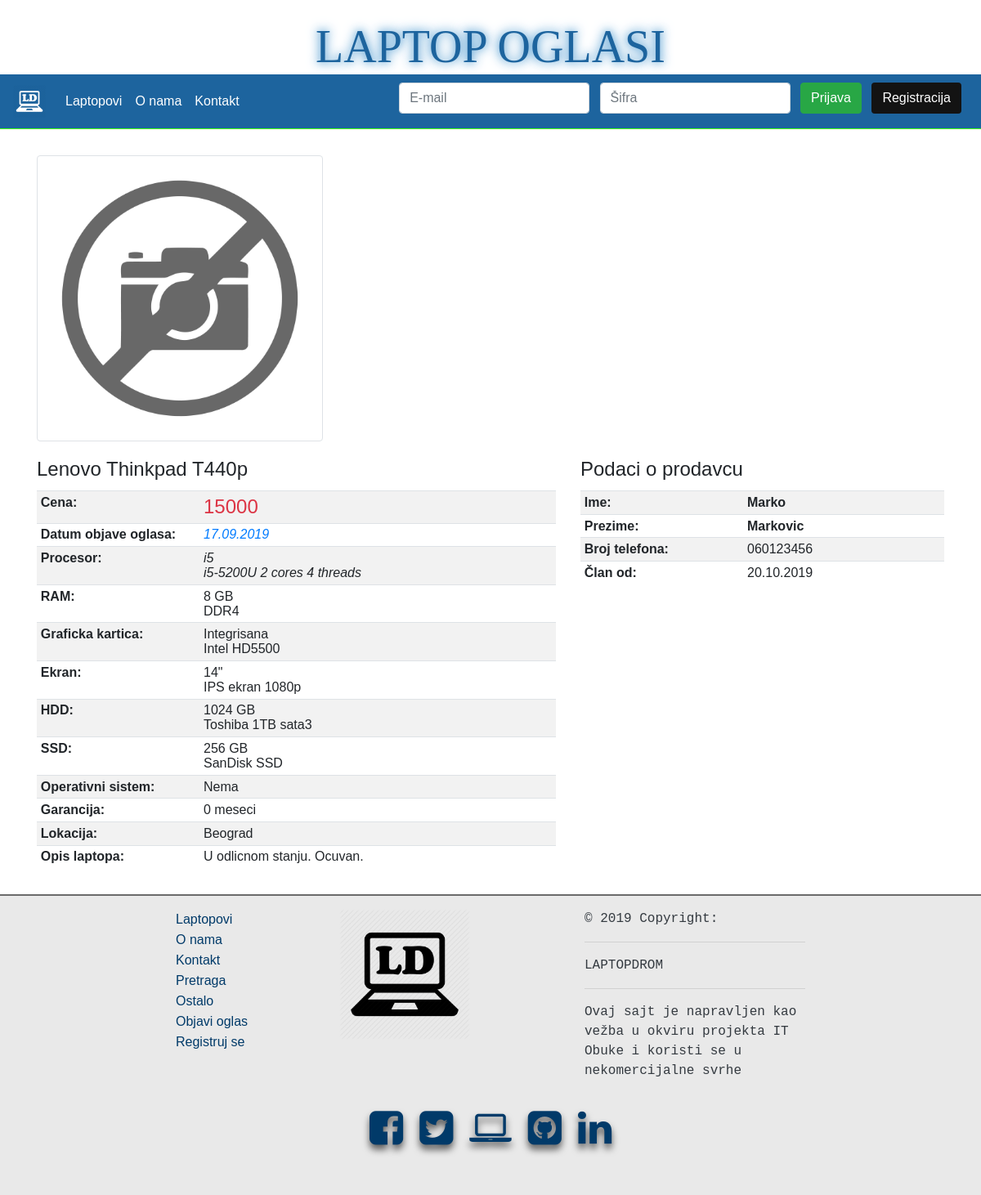
The page /read_single_oglas.php?oglas_id=1 on the database its author committed.
### tables this page shows
create table oglas
(oglas_id int not null auto_increment,
naziv varchar(30),
cena numeric(30),
slika varchar(100),
cpu varchar(30),
cpu_opis varchar(500),
ram varchar(30),
tip_rama varchar(30),
gpu varchar(30),
gpu_opis varchar(500),
ekran varchar(30),
ekran_opis varchar(30),
hdd1 varchar(30),
hdd1_opis varchar(30),
hdd2 varchar(30),
hdd2_opis varchar(30),
os varchar(30),
slob_opis varchar(1000),
lokacija varchar(30),
garancija int,
datum_oglasa timestamp NULL DEFAULT CURRENT_TIMESTAMP,
user_id int,
constraint o_pk primary key (oglas_id),
constraint o_fk foreign key (user_id) references korisnici (user_id)
);

create table korisnici
(user_id int not null auto_increment,
ime varchar(256),
prezime varchar(256),
email varchar(256),
sifra varchar(2048),
tel numeric(65),
adresa varchar(256),
mode varchar(30),
created datetime DEFAULT current_timestamp,
modified timestamp DEFAULT current_timestamp on update current_timestamp,
constraint k_pk primary key (user_id)
);

### read_single_oglas.php (the view, shortened to what this page needs)
<head>
</head>
<?php
    include_once './includes/head.php';
    include_once './includes/header.php';
    $database = new Database();
    $db = $database->connect();
    $db->setAttribute(PDO::ATTR_DEFAULT_FETCH_MODE, PDO::FETCH_OBJ);
    $oglas_id = $_GET['oglas_id'];
    $query = 'SELECT * FROM oglas WHERE oglas_id = :oglas_id';
    $stmt = $db->prepare($query);
    $stmt->execute(['oglas_id' => $oglas_id]);
    $oglas = $stmt->fetch();
    $user_id = $oglas->user_id;
    $query1 = 'SELECT * FROM korisnici WHERE user_id = :user_id';
    $stmt1 = $db->prepare($query1);
    $stmt1->execute(['user_id' => $user_id]);
    $korisnik = $stmt1->fetch();
?>
<div class="container py-3">
    <div class="row py-3">
        <div class="col-md-4">
            <img class="img-thumbnail " src="assets/images/<?php echo $oglas->slika ?>">
        </div>
        <div class="col-md-4">
        </div>
        <div class="col-md-4">
        </div>
    </div>
    <div class="row">
        <div class="col-md-7">
        <table class="table table-sm table-striped w-100">
            <legend><?php echo $oglas->naziv ?></legend>
                <tr>
                    <td class="">Cena:</td>
                    <td class="text-danger h4 px-1"> <?php echo $oglas->cena ?> </td>
                </tr>
                <tr>
                    <td class="">Datum objave oglasa: </td>
                    <td class="text-primary font-italic px-1"> <?php $org_datum = $oglas->datum_oglasa; $novi_datum = date("d.m.Y", strtotime($org_datum)); echo $novi_datum; ?> </td>
                </tr>
                <tr>
                    <td class="">Procesor: </td>
                    <td class="font-italic px-1"> <?php echo $oglas->cpu . '<br>' . $oglas->cpu_opis ?> </td>
                </tr>
                <tr>
                    <td class="">RAM: </td>
                    <td class="px-1"> <?php echo $oglas->ram . ' GB <br>' . $oglas->tip_rama ?> </td>
                </tr>
                <tr>
                    <td class="">Graficka kartica: </td>
                    <td class="px-1"> <?php echo $oglas->gpu . '<br>' . $oglas->gpu_opis ?> </td>
                </tr>
                <tr>
                    <td class="">Ekran: </td>
                    <td class="px-1"> <?php echo $oglas->ekran . '"' . '<br>' . $oglas->ekran_opis ?> </td>
                </tr>
                <tr>
                    <td class="">HDD: </td>
                    <td class="px-1"> <?php if($oglas->hdd1 != "nema"){
                        echo $oglas->hdd1 . "  GB<br>" . $oglas->hdd1_opis ;
                        }else{
                            echo $oglas->hdd1 . " <br>" . $oglas->hdd1_opis;} ?> </td>
                </tr>
                <tr>
                    <td class="">SSD: </td>
                    <td class="px-1"> <?php if($oglas->hdd2 != "nema"){
                        echo $oglas->hdd2. "  GB<br>" . $oglas->hdd2_opis ;
                        }else{
                            echo $oglas->hdd2 . " <br>" . $oglas->hdd2_opis;} ?> </td>
                </tr>
                <tr>
                    <td class="">Operativni sistem: </td>
                    <td class="px-1"> <?php echo $oglas->os ?> </td>
                </tr>
                <tr>
                    <td class="">Garancija:</td>
                    <td class="px-1"> <?php echo $oglas->garancija . ' meseci' ?> </td>
                </tr>
                <tr>
                    <td class="">Lokacija: </td>
                    <td class="px-1"> <?php echo $oglas->lokacija ?> </td>
                </tr>
                <tr>
                    <td class="">Opis laptopa: </td>
                    <td class="px-1"> <?php echo $oglas->slob_opis ?> </td>
                </tr>
            </table>
        </div>
        <div class="col-md-5">
        <table class="table table-sm table-striped w-100">
        <legend>Podaci o prodavcu</legend>
            <tr>
                <td class="">Ime:</td>
                <td class="font-weight-bold px-1"> <?php echo $korisnik->ime ?> </td>
            </tr>
            <tr>
                <td class="">Prezime: </td>
                <td class="font-weight-bold px-1"> <?php echo $korisnik->prezime ?> </td>
            </tr>
            <tr>
                <td class="">Broj telefona: </td>
                <td class="px-1"> <?php echo "0" . $korisnik->tel ?> </td>
            </tr>
            <tr>
                <td class="">Član od: </td>
                <td class="px-1"> <?php $org_datum = $korisnik->created; $novi_datum = date("d.m.Y", strtotime($org_datum)); echo $novi_datum;?> </td>
            </tr>
        </table>
        </div>
    </div>
</div>
<?php
include_once './includes/footer.php';
?>

### assets/css/style.css (style rules this page uses)
* { font-family: Arial, Helvetica, sans-serif; padding: 0; margin: 0; box-sizing: border-box; }

### read_single_oglas.php (style rules this page uses)
td:first-of-type { font-weight: bold; width: 200px; }

### rows shown on the page
oglas: slika (placeholder picture), naziv "Lenovo Thinkpad T440p", cena "15000", datum_oglasa "17.09.2019", cpu "i5", cpu_opis "i5-5200U 2 cores 4 threads", ram "8", tip_rama "DDR4", gpu "Integrisana", gpu_opis "Intel HD5500", ekran "14", ekran_opis "IPS ekran 1080p", hdd1 "1024", hdd1_opis "Toshiba 1TB sata3", hdd2 "256", hdd2_opis "SanDisk SSD", os "Nema", garancija "0", lokacija "Beograd", slob_opis "U odlicnom stanju. Ocuvan."
korisnici: ime "Marko", prezime "Markovic", tel "60123456", created "20.10.2019"
